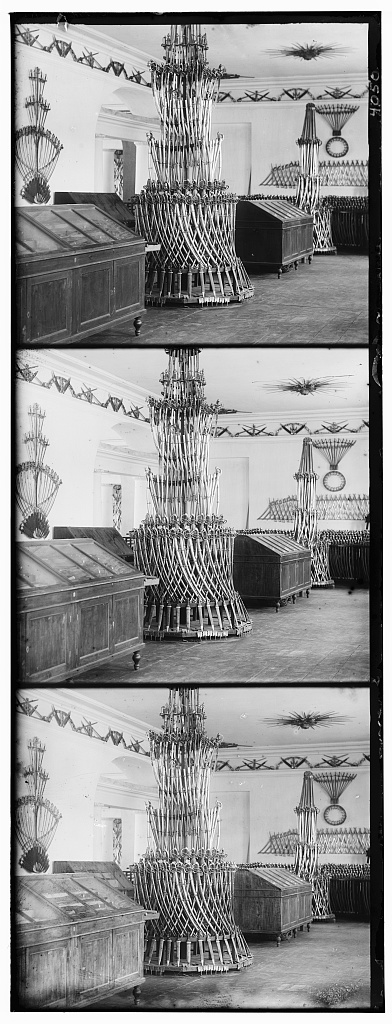
#> input picture a1/DataSamples/s3.jpg, 392 x 1024 px
$ jupyter execute z5075018_a1.ipynb
#> lines starting #> are read from the running program, lines starting #| are printed output that depends on the picture
[cell 1]
import cv2
import numpy as np
import matplotlib.pyplot as plt
import os, time

plt.rcParams['figure.figsize'] = (15,15)
plt.rcParams.update({'font.size': 12})

# modifiable parameters (to run the task)
TEST_TASK_1 = True
TEST_TASK_2 = True
TEST_TASK_3 = True

# ** Task 1 modifiable parameters, if enabled
TASK_1_DIRECTORY = 'DataSamples'
TASK_1_IMAGE = 's3.jpg' # 's1' to 's5'

# ** Task 2 modifiable parameters, if enabled
TASK_2_DIRECTORY = 'high_qual_images'
TASK_2_IMAGE = '00549u.jpg' # '00549u', '00911u'

TASK_2_ATTEMPTS = 10  # num iterations (downsampling factors) to attempt
TASK_2_RUNTIME_SECONDS_THRESHOLD = 1  # tolerable num seconds taken by cur loop before we terminate after this loop

# ** Task 3 parameters, if enabled
TASK_3_DIRECTORY = 'DataSamples'
TASK_3_IMAGE_1 = 's3.jpg'

### Instructions

To run this code, set the configurable parameters above and then 'Run All Cells'.

`TEST_TASK_X` controls whether that task should be run.

#### Task 2 - Specific

Specific to Task 2, my implementation of an image pyramid uses `TASK_2_ATTEMPTS` to control how many factors to downsample by, as I believe this can be a subjective metric. For instance, there is no reason to downsample all the way down the tip of the pyramid (i.e. where the downscaled image is now a 1x1 pixel, as this provides no real computational benefit for us).

In addition, `TASK_2_RUNTIME_SECONDS_THRESHOLD` prevents any further iterations from being run if the latest iteration of the image pyramid loop has already exceeded this threshold. This has been done as, although my image pyramid algorithm is MEANT to incrementally improve on the windowed RoI to reduce the amount of template matching scanning needing to be done, it could be the case that the window size is still be too generous, or that some runaway effect is observed at intermediate image pyramid levels.

### Task 1

If nothing is showing, please enable `TEST_TASK_1` at the top of this file. You can change which image to apply the implementation by configuring `TASK_1_DIRECTORY` to point to the desired directory containing the desired image, named `TASK_1_IMAGE`.

[cell 2]
# From Lab 1, Question 2.2
# https://theailearner.com/2019/04/10/histogram-matching-specification/

# Source: https://stackoverflow.com/questions/32655686/histogram-matching-of-two-images-in-python-2-x
# Note: function only logically works for greyscale / 1-channel at a time
# (asked tutor - this method is too good for Lab 1)
def histMatch(source, template):
    pixel_type = type(source[0][0])
    oldshape = source.shape
    source = source.ravel()
    template = template.ravel()
    # * (can be later reshaped to 2D image if pixel order does not change)

    # get the set of unique pixel values and their corresponding
    # indices and counts (better than doing a histogram as this tells
    # you where the pixels are located)
    s_values, bin_idx, s_counts = np.unique(source, return_inverse=True,
                                            return_counts=True)
    t_values, t_counts = np.unique(template, return_counts=True)
    # * (return_inverse) --> returns indices for that unique value
    #      --> you can reconstruct ar from all the collected indices
    # * (only need to match indexes of src image to template's histogram)

    # take the cumsum of the counts and normalize by the number of pixels to
    # get the empirical cumulative distribution functions for the source and
    # template images (maps pixel value --> quantile)
    # * (cumsum just does a sums of: cur_val + prev_vals, per iteration)
    # * (i.e. from lecture slides, nk(s_counts) / MN(total_pixels))
    s_quantiles = np.cumsum(s_counts).astype(np.float64)
    s_quantiles /= s_quantiles[-1]
    t_quantiles = np.cumsum(t_counts).astype(np.float64)
    t_quantiles /= t_quantiles[-1]

    # interpolate linearly to find the pixel values in the template image
    # that correspond most closely to the quantiles in the source image
    interp_t_values = np.interp(s_quantiles, t_quantiles, t_values)
    interp_t_values = interp_t_values.astype(pixel_type)
    # * (vals in a 3 channel greyscale img are triple-counted; seems safe)

    return interp_t_values[bin_idx].reshape(oldshape) # cast back to 2D img

[cell 3]
# reads image, partitions it into three sub-images. assumed image structure (b,g,r) descending
def getImageComponents(fp):
    img = cv2.imread(fp, cv2.IMREAD_GRAYSCALE)
    nrows = img.shape[0]
    height = int(np.ceil(nrows/3))
    g_start = int(np.round((nrows - height)/2))
    # split img into thirds
    b = img[:height, :]
    g = img[g_start:g_start+height, :]
    r = img[-height:, :]
    return b,g,r

height = lambda img : img.shape[0]
width = lambda img : img.shape[1]

# https://robotacademy.net.au/lesson/template-matching/
#####################################################
# METRICS
def _ssdMetric(A,B): # sum of squared differences
    return ((A-B)**2).sum()

def _ssdBestValue(metric_result):
    best_index = np.unravel_index(np.argmin(metric_result, axis=None), metric_result.shape)
    return best_index # corresponds to img offset

def _sadMetric(A,B): # sum of absolute differences
    return (abs(A-B)).sum()

def _sadBestValue(metric_result):
    return _ssdBestValue(metric_result) # get min

# https://stackoverflow.com/questions/15215310/special-situation-in-normalized-cross-correlation-for-template-matching
def _nccMetric(A,B): # normalised cross-correlation
    return (A*B).sum() / np.sqrt((A**2).sum() * (B**2).sum())  # maybe wrong? div by 0 sometimes

# https://en.wikipedia.org/wiki/Cross-correlation#Zero-normalized_cross-correlation_(ZNCC)
def _nccMetric(A,B, meanA,stdA, meanB,stdB):
    components = (A - meanA) * (B - meanB) / (stdA * stdB)
    return components.sum() / (A.size + B.size)  # likely v. slow

def _nccBestValue(metric_result): # correlation == 1, gives perfect match
    best_index = np.unravel_index(np.argmax(metric_result, axis=None), metric_result.shape)
    return best_index

# [15 lines of commented-out code are left out]
def _matchTemplate(img, temp, borders, prev_offset=None):
    if prev_offset == None:
        prev_offset = (0,0)
    # find range in which img can sweep across (padded) template
    # (Task 2 idea: create window with border around the previous offset (clipped by g's border))
    img_nr, img_nc = img.shape
    temp_nr, temp_nc = temp.shape
    wstart = [ max(prev_offset[i]-int(np.floor(borders[i])), 0) for i in range(2) ]   # clipped windowing <= 2*border_size
    wstop = [ min(wstart[i] + img.shape[i] + 2*borders[i], temp.shape[i]) for i in range(2) ] # can get clipped
    woff_r, woff_c = wstart

    maxshift_r = wstop[0] - wstart[0] - img_nr
    maxshift_c = wstop[1] - wstart[1] - img_nc
    roi_percent = 100*(maxshift_r+img_nr)*(maxshift_c+img_nc) / (temp_nr*temp_nc)
    print(" * maxshift: r={}, c={}".format(maxshift_r, maxshift_c))
    print(" * Template match (RoI area): {:.2f}% of total area".format(roi_percent))

    #img_mean, img_std = cv2.meanStdDev(img)     # used for zncc, if used  [MODIFIABLE PARAM]
    #temp_mean, temp_std = cv2.meanStdDev(temp)

    metric_result = np.zeros((maxshift_r +1, maxshift_c +1))
    for r in range(maxshift_r +1):
        for c in range(maxshift_c +1):
            # construct window from template (same size as img)
            temp_window = temp[r+woff_r : r+woff_r + img_nr,
                               c+woff_c : c+woff_c + img_nc]

            # compute similarity metric                          # <--[MODIFIABLE PARAM]
            metric_result[r,c] = _ssdMetric(img, temp_window)
            #metric_result[r,c] = _nccMetric(img, temp_window, img_mean,img_std, temp_mean,temp_std)

            #print("mt: off({},{}): imgsize={} (tempsize={}); res={}".format(r,c,img.shape,temp.shape,metric_result[r,c]))

    # choose optimal similarity result                           # <--[MODIFIABLE PARAM]
    offset_r, offset_c = _ssdBestValue(metric_result)

    return offset_r+woff_r, offset_c+woff_c # remove window offset


# generates a padded version of the image (with the same shape as the temp(late)),
# with the computed offset applied to it
def _getOffsetImage(img, temp, offset_r, offset_c):
    img_nr, img_nc = img.shape
    # generate offsetted image
    new_img = np.zeros(temp.shape, dtype=type(temp[0,0]))
    new_img[offset_r : (offset_r + img_nr), offset_c : (offset_c + img_nc)] = img
    return new_img


# convenience function to set up calls to:   _matchTemplate()
# returns:
#  * b_offsets(r,c): offset that needs to be applied to img 'b' to align with 'g_new'
#  * g_new: 'g' with a zero-padded border on all sides
#  * r_offsets(r,c): same as b_offsets, but for 'r'
#  * borders(r,c): border (width,length) applied to EACH edge of 'g'
def alignComponents(b,g,r, b_prev_offset=None, r_prev_offset=None):
    # assume g == template (most accurately sliced)
    divisor = 16   # original method used: divisor=2
    bord_r = max(int(g.shape[0]/divisor), 10)
    bord_c = max(int(g.shape[1]/divisor), 10)
    borders = (bord_r, bord_c)

    add_border = lambda l: (l[0] + int(bord_r/2), l[1] + int(bord_c/2))
    if b_prev_offset != None:
        b_prev_offset = add_border(b_prev_offset)
    if r_prev_offset != None:
        r_prev_offset = add_border(r_prev_offset)

    g_new = cv2.copyMakeBorder(g, bord_r, bord_r, bord_c, bord_c, cv2.BORDER_CONSTANT)#, value=255)
    print("Border: nrow={}, ncol={}".format(bord_r, bord_c))

    # compare: r,b <--> g (template)
    r_time = time.time()
    print("Running template match on (r,g)")
    r_offset_row, r_offset_col = _matchTemplate(r, g_new, borders, r_prev_offset)   # <--[MODIFIABLE PARAM]
    print(" * [Done]: took {} seconds.".format(time.time() - r_time))

    b_time = time.time()
    print("Running template match on (b,g)")
    b_offset_row, b_offset_col = _matchTemplate(b, g_new, borders, b_prev_offset)   # <--[MODIFIABLE PARAM]
    print(" * [Done]: took {} seconds.".format(time.time() - b_time))
    return (b_offset_row, b_offset_col), g_new, (r_offset_row, r_offset_col), (bord_r, bord_c)

# (hacked off this subfunction from alignComponents() to allow for histogram matching injection)
# convenience function to set up calls to:   _getOffsetImage()
def applyAlignment(b,g_new,r, b_offsets,r_offsets):
    r_offset_row, r_offset_col = r_offsets
    b_offset_row, b_offset_col = b_offsets

    print("Red  offset: row={}, col={}".format(r_offset_row, r_offset_col))
    print("Blue offset: row={}, col={}".format(b_offset_row, b_offset_col))
    r_new = _getOffsetImage(r, g_new, r_offset_row, r_offset_col)
    b_new = _getOffsetImage(b, g_new, b_offset_row, b_offset_col)

    return b_new, r_new

# computes the RoI to remove the border from the padded result of 'g'
def getCropAlignmentOrig(borders,g): # cut back to size 'g'
    img_nr, img_nc = g.shape
    bord_r, bord_c = borders
    #crop = lambda bigimg : bigimg[ bord_r:bord_r+img_nr , bord_c:bord_c+img_nc ]
    return bord_r,bord_r+img_nr , bord_c,bord_c+img_nc

# reduce overall img size to remove colored bars --> performs poorly
# [12 lines left out: function getCropAlignment, not called in this run]


#####################################################
# get image components
if TEST_TASK_1:
    fp = os.path.join(TASK_1_DIRECTORY, TASK_1_IMAGE)           # <--[MODIFIABLE PARAM]
    b,g,r = getImageComponents(fp)
#> in getImageComponents, img is the input picture: shape (1024, 392); min 0, max 255, mean 146.7
#> in getImageComponents, `r = img[-height:, :]`:
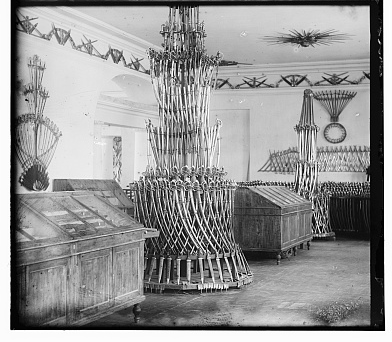
#> r: shape (342, 392); min 0, max 255, mean 149

    # apply histogram matching
    nr = 3
    nc = 3
    label_comps = ['Blue', 'Green', 'Red']
    img_comps = [b,g,r]
    for i in range(3):
        plt.subplot(nr,nc,i+1)
        plt.title('Histogram ({})'.format(label_comps[i]))
        plt.hist(img_comps[i].ravel(), 256, [0,256])

        b_mh = histMatch(b, g)
        r_mh = histMatch(r, g)
#> this loop made 3 passes
#> pass 1, `b_mh = histMatch(b, g)`:
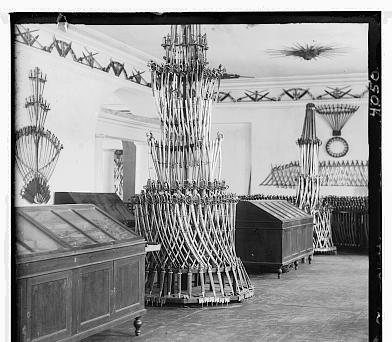
#> b_mh: shape (342, 392); min 1, max 255, mean 151.3

    img_comps = [b_mh,g,r_mh]
    for i in range(3):
        plt.subplot(nr,nc,i+4)
        plt.title('Matched ({})'.format(label_comps[i]))
        plt.hist(img_comps[i].ravel(), 256, [0,256])
        plt.subplot(nr,nc,i+7)
        plt.title('Hist. Matched ({})'.format(label_comps[i]))
        plt.imshow(img_comps[i], cmap=plt.get_cmap('gray'))

    #b = b_mh # test only
    #r = r_mh

[cell 4]
# RESULTS: generate & plot aligned image
if TEST_TASK_1:
    original_img_t1 = cv2.merge((b,g,r))
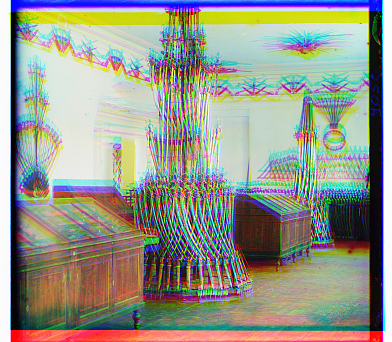
#> original_img_t1: shape (342, 392, 3); mean of channels 0, 1, 2 139.3, 151.5, 149; drawn as B, G, R

    b_offset, g_new, r_offset, borders = alignComponents(b_mh, g, r_mh)
#| Border: nrow=21, ncol=24
#|  * maxshift: r=42, c=48
#|  * Template match (RoI area): 100.00% of total area
#> after the loop in _matchTemplate, `for r in range(maxshift_r +1):`:
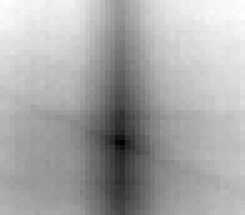
#> metric_result: shape (43, 49) float64 (shown 5 times larger); min 10325270, max 13181770, mean 12215862.5; drawn with min black and max white
#> in _ssdBestValue, `best_index = np.unravel_index(np.argmin(metric_result, axis=None), met..`: best_index = (28, 24)
#> in _matchTemplate, `offset_r, offset_c = _ssdBestValue(metric_result)`: offset_r = 28; offset_c = 24
#> in alignComponents, `r_offset_row, r_offset_col = _matchTemplate(r, g_new, borders, r_prev_..`: r_offset_row = 28; r_offset_col = 24
#> call 2 of _matchTemplate, with borders = (21, 24)
#|  * maxshift: r=42, c=48
#|  * Template match (RoI area): 100.00% of total area
#> after the loop in _matchTemplate (call 2), `for r in range(maxshift_r +1):`:
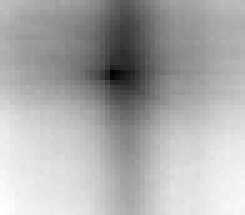
#> metric_result: shape (43, 49) float64 (shown 5 times larger); min 9625201, max 13011117, mean 11911585.4; drawn with min black and max white
#> in _matchTemplate (call 2), `offset_r, offset_c = _ssdBestValue(metric_result)`: offset_r = 14; offset_c = 22
#> in alignComponents, `b_offset_row, b_offset_col = _matchTemplate(b, g_new, borders, b_prev_..`: b_offset_row = 14; b_offset_col = 22
#> b_offset = (14, 22); r_offset = (28, 24); borders = (21, 24)
    b_new, r_new = applyAlignment(b,g_new,r, b_offset,r_offset)
#> in applyAlignment, `r_offset_row, r_offset_col = r_offsets`: r_offset_row = 28; r_offset_col = 24
#> in applyAlignment, `b_offset_row, b_offset_col = b_offsets`: b_offset_row = 14; b_offset_col = 22
#| Red  offset: row=28, col=24
#| Blue offset: row=14, col=22
#> call 2 of _getOffsetImage, with offset_r = 14, offset_c = 22
#> in _getOffsetImage (call 2), `new_img[offset_r : (offset_r + img_nr), offset_c : (offset_c + img_nc)..`:
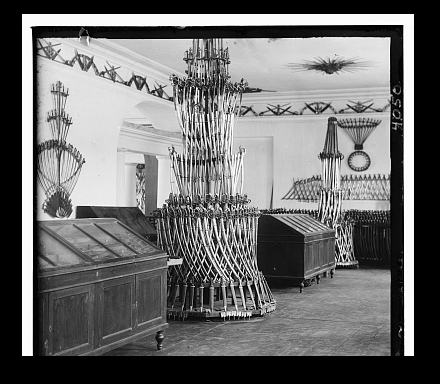
#> new_img: shape (384, 440); min 0, max 255, mean 110.5

    #aligned_img = cv2.merge((b_new,g_new,r_new))       # <--[MODIFIABLE PARAM]; view padding
    row_start,row_stop, col_start,col_stop = getCropAlignmentOrig(borders, g)
#> in getCropAlignmentOrig, `bord_r, bord_c = borders`: bord_r = 21; bord_c = 24
#> row_start = 21; row_stop = 363; col_start = 24; col_stop = 416
    #row_start,row_stop, col_start,col_stop = getCropAlignment(borders, g, b_offset, r_offset)
    aligned_img_t1 = cv2.merge((b_new,g_new,r_new))[row_start:row_stop, col_start:col_stop, :]
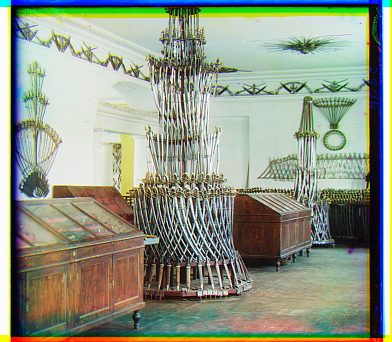
#> aligned_img_t1: shape (342, 392, 3); mean of channels 0, 1, 2 132.9, 151.5, 143.9; drawn as B, G, R

    nr = 1
    nc = 2
    plt.subplot(nr,nc,1)
    plt.title("Merged (no logic)")
    plt.imshow(cv2.cvtColor(original_img_t1, cv2.COLOR_BGR2RGB))
    plt.subplot(nr,nc,2)
    plt.title("Template Matched (via hist. match)")
    plt.imshow(cv2.cvtColor(aligned_img_t1, cv2.COLOR_BGR2RGB))
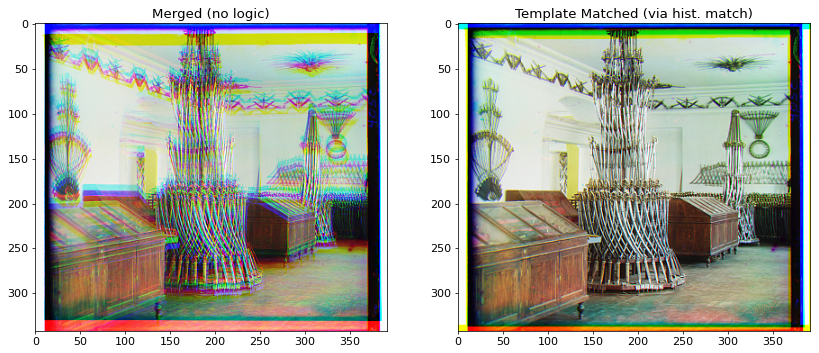
#> figure drawn by matplotlib, 2 panels

[cell 5]
# RESULTS: plot subcomponents of aligned image
if TEST_TASK_1:
    nr = 1
    nc = 3
    plt.subplot(nr,nc,1)
    plt.title("Alignment (Blue)")
    plt.imshow(b_new, cmap=plt.get_cmap('gray'))
    plt.subplot(nr,nc,2)
    plt.title("Alignment (Green)")
    plt.imshow(g_new, cmap=plt.get_cmap('gray'))
    plt.subplot(nr,nc,3)
    plt.title("Alignment (Red)")
    plt.imshow(r_new, cmap=plt.get_cmap('gray'))

### Task 2

If nothing is showing, please enable `TEST_TASK_2` at the top of this file. You can change which image to apply the implementation by configuring `TASK_2_DIRECTORY` to point to the desired directory containing the desired image, named `TASK_2_IMAGE`.

[cell 6]
# wrapper for: alignComponents(b_mh, g, r_mh)
# performs 1 iteration of the image pyramid's method of image alignment
def pyramidAlignComponents(b,g,r,downscale_factor, b_prev_offset, r_prev_offset, prev_borders):
    remove_border   = lambda l: ( max(l[0] - prev_borders[0],0) , max(l[1] - prev_borders[1],0) )
    downscale_tuple = lambda l: tuple(map(lambda elem: int(elem/downscale_factor), l))
    # downscale images (assumes all 3 are identical sizes)
    img_nr,img_nc = g.shape
    new_nr = int(img_nr/downscale_factor)
    new_nc = int(img_nc/downscale_factor)
    if b_prev_offset != None:
        b_prev_offset = downscale_tuple(remove_border(b_prev_offset))
    if r_prev_offset != None:
        r_prev_offset = downscale_tuple(remove_border(r_prev_offset))
    if new_nr < 1 or new_nc < 1:
        raise AssertionError("Factor is too small to down-sample image to this resolution")

    new_b = cv2.resize(b, (new_nr, new_nc))
    new_g = cv2.resize(g, (new_nr, new_nc))
    new_r = cv2.resize(r, (new_nr, new_nc))

    # apply image alignment
    b_offsets, _, r_offsets, border = alignComponents(new_b, new_g, new_r, b_prev_offset, r_prev_offset)
    # (note: hacky implementation - alignComponents must add the new border size back in)

    # upscale received offset values (may have rounding error)
    upscale_r = img_nr/new_nr
    upscale_c = img_nc/new_nc
    def upscale_offsets(dr,dc):
        return (int(dr * upscale_r), int(dc * upscale_c))

    b_offsets = upscale_offsets(b_offsets[0],b_offsets[1])
    r_offsets = upscale_offsets(r_offsets[0],r_offsets[1])

    # ** reapply border to regenerate 'new_g'
    border = upscale_offsets(border[0],border[1])
    bord_r, bord_c = border
    g_bordered = cv2.copyMakeBorder(g, bord_r, bord_r, bord_c, bord_c, cv2.BORDER_CONSTANT)

    return b_offsets, g_bordered, r_offsets, border


#####################################################
# RESULTS: generate and plot for high resolution image

# get image components
fp = os.path.join(TASK_2_DIRECTORY, TASK_2_IMAGE)    # <--[MODIFIABLE PARAM]
b,g,r = getImageComponents(fp)
#> call 2 of getImageComponents, with fp = 'high_qual_images/00549u.jpg'
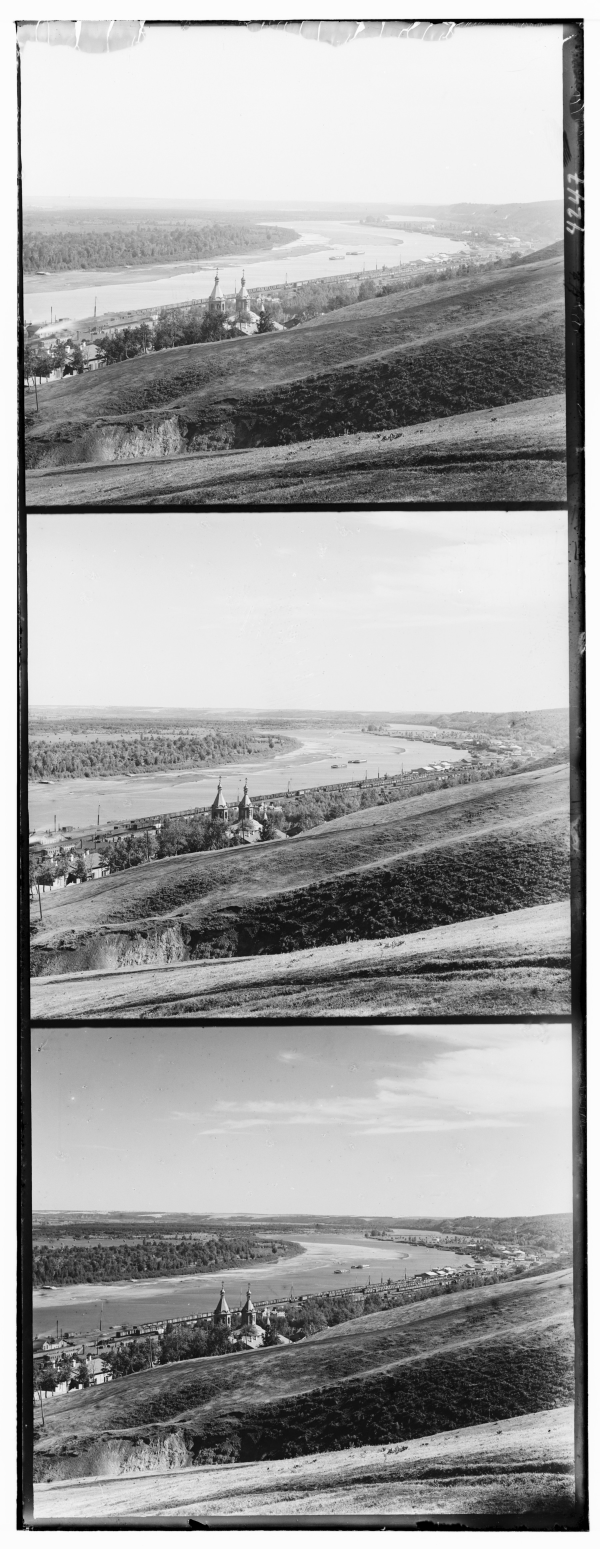
#> input picture a1/high_qual_images/00549u.jpg, 1800 x 4646 px (shown at 1/3 size)
#> in getImageComponents, img is the input picture: shape (4646, 1800); min 0, max 255, mean 162.6
#> in getImageComponents (call 2), `g = img[g_start:g_start+height, :]`:
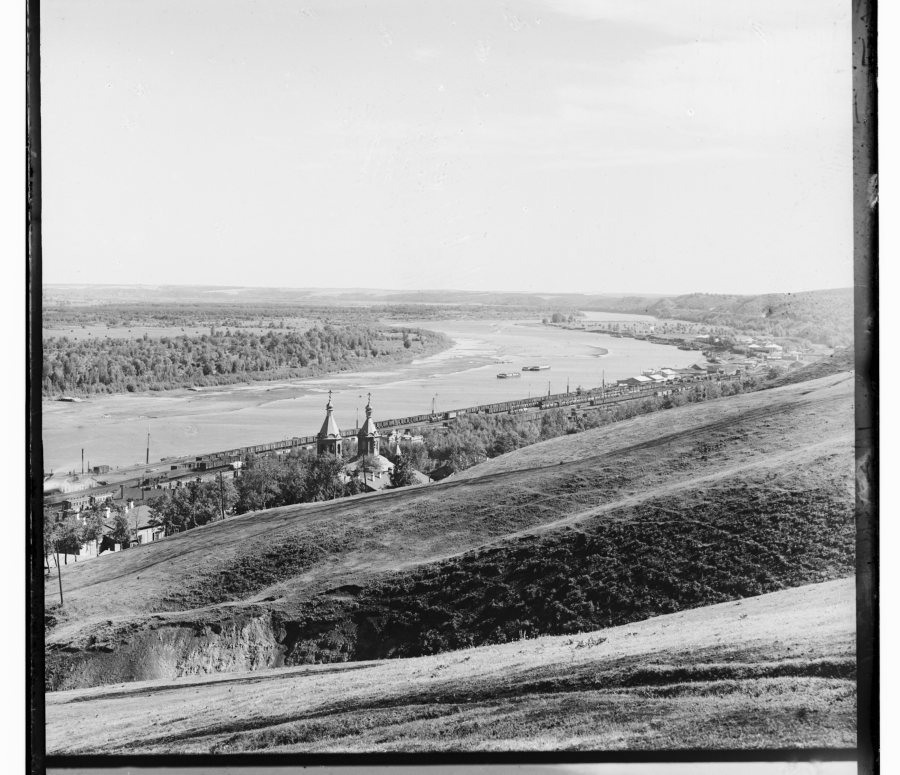
#> g: shape (1549, 1800) (shown at 1/2 size); min 0, max 254, mean 167.5
original_img_t2 = cv2.merge((b,g,r))
#> (the rest of the program and of its run is left out)
